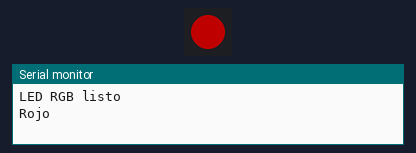
The sketch below on a simulated ESP32. Parts: 1 RGB LEDs in strip order, left to right, the last lines printed to the serial monitor. Dim RGB values are drawn brighter than linear.

Above: at 0.4 s.
At 2.0 s:
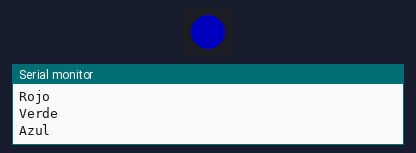
At 4.8 s:
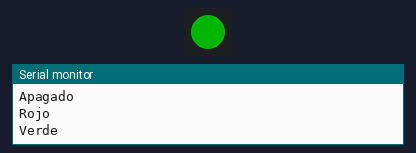
At 6.4 s:
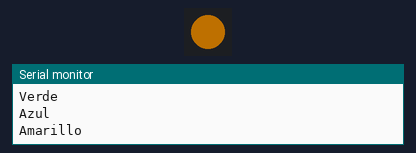
Timing chart, 0 to 8.3 s (numbered marks = the images above):
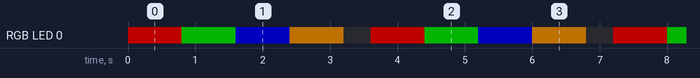

The sketch:

Stage_04_RGB_LED_Test.ino
```cpp
#include <Adafruit_NeoPixel.h>
#define LED_PIN 38
#define LED_NUM 1
Adafruit_NeoPixel led(LED_NUM, LED_PIN, NEO_GRB + NEO_KHZ800);

void setup() {
  Serial.begin(115200);
  led.begin();
  led.setBrightness(80);
  Serial.println("LED RGB listo");
}

void loop() {
  Serial.println("Rojo");
  led.setPixelColor(0, led.Color(255, 0, 0));   led.show(); delay(800);
  Serial.println("Verde");
  led.setPixelColor(0, led.Color(0, 200, 0));   led.show(); delay(800);
  Serial.println("Azul");
  led.setPixelColor(0, led.Color(0, 0, 255));   led.show(); delay(800);
  Serial.println("Amarillo");
  led.setPixelColor(0, led.Color(255, 150, 0)); led.show(); delay(800);
  Serial.println("Apagado");
  led.setPixelColor(0, led.Color(0, 0, 0));     led.show(); delay(400);
}
```

Measured:
- by itself, RGB LED 0: repeats every 3.6 s: RGB(0, 63, 0) 0.80 s, RGB(0, 0, 80) 0.80 s, RGB(80, 47, 0) 0.80 s, off 0.40 s, RGB(80, 0, 0) 0.80 s
- by itself, everything shown: repeats every 3.6 s, in 5 steps
